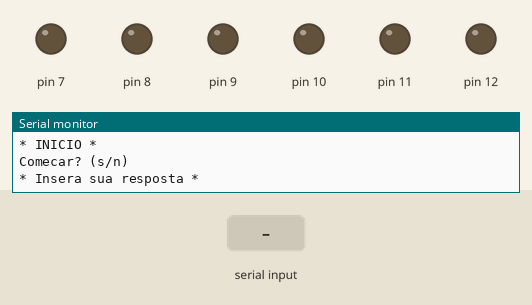
Recording of a sketch running on a simulated Arduino Uno, built with avr-gcc and run on an emulated ATmega328P. Shown: output pins drawn as LEDs (lit = HIGH), the last lines printed to the serial monitor. Dashed ring = blinking. The inputs (shaded band) are chosen by the test bench. Random numbers use the default seed unless the sketch sets one.

Above: at 1.2 s.
1.3 s: "1" received over Serial
At 2.45 s:
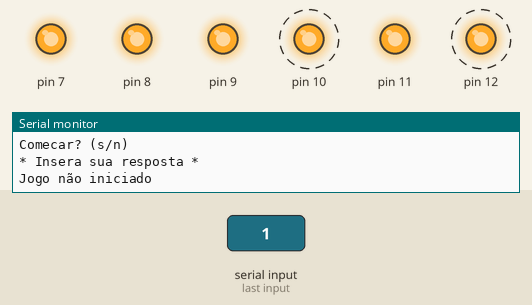
At 5.9 s:
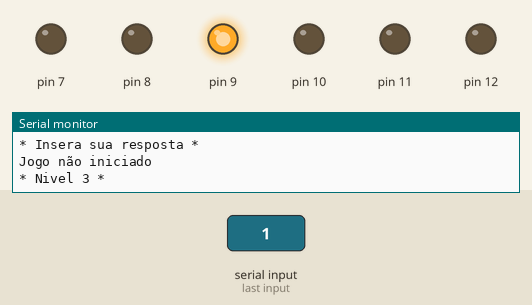
13.3 s: "s" received over Serial
At 16.05 s:
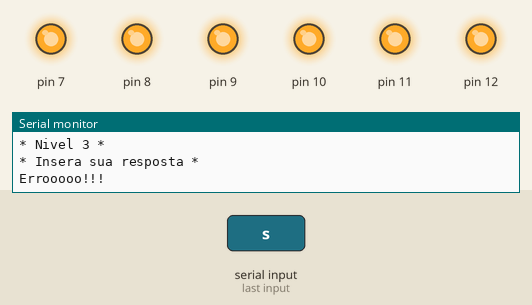
Timing chart, 0 to 21.3 s (numbered marks = the images above; inputs shaded):
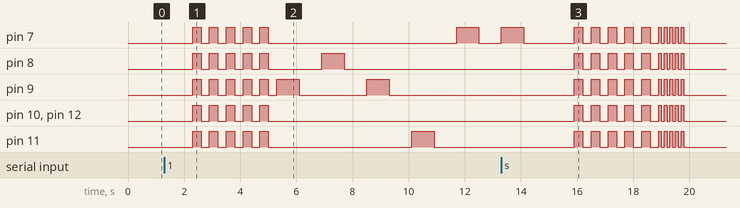

Measured:
- after the input at 1.3 s, pin 7: goes 4 × (HIGH 0.30 s, LOW 0.30 s), HIGH 0.30 s, LOW 6.7 s, HIGH 0.80 s, then LOW, starting after 1.0 s; pin 8: goes 4 × (HIGH 0.30 s, LOW 0.30 s), HIGH 0.30 s, LOW 1.9 s, HIGH 0.80 s, then LOW, starting after 1.0 s
- after the input at 13.3 s, pin 8–12: goes 5 × (HIGH 0.30 s, LOW 0.30 s), 4 × (HIGH 0.10 s, LOW 0.10 s), HIGH 0.10 s, then LOW, starting after 2.6 s

The sketch:

jogomemoria.ino
```cpp
/*

JOGO DA MEMORIA - COM ARDUINO E SERIAL


Arnaldo Viana @2021

inspirado em: http://jeknowledge.github.io/academy-articles/jogo-da-memoria
*/

String recebido;
String sequenciaNumerica = "";
int led;
long numeroGerado;
char stateGame = 0;
int sequencia;


void setup() {
  // Iniciar comunicacao serie
  Serial.begin(9600);
  // Definir LEDs como OUTPUTs pinos 7, 8, 9, 10, 11 e 12.
  for(int led = 7; led <= 12; led++){
    pinMode(led, OUTPUT);
  }
  // Definir a seed do gerador de números aleatórios
  randomSeed(analogRead(0));

}
/*
stateGame = 0 -- inicio do jogo
stateGame = 1 -- jogo nivel 1
stateGame = 2 -- jogo nivel 2
stateGame = 3 -- jogo nivel 3
stateGame = 4 -- jogo nivel 4
stateGame = 5 -- jogo nivel 5
stateGame = 6 -- jogo nivel 6
stateGame = 7 -- fim de jogo "Game over"
stateGame = 8 -- jogar novamente?
stateGame = 9 -- Venceu o jogo
*/
void loop() {
  switch (stateGame) {
    case 0:
      // inicio de jogo
      Serial.println("* INICIO *");
      Serial.println("Comecar? (s/n)");
      leserial();
      if (recebido.equalsIgnoreCase("s")){
        stateGame = 1;
        Serial.println("Jogo começando...");
        piscaled(1000,3);
      } else {
        stateGame = 3;
        Serial.println("Jogo não iniciado");
        piscaled(300,5);
      }
      break;
    case 1:
      // Nivel 1
      Serial.println("* Nivel 1 *");
      geraSequencia(1000, 3);
      leserial();
      if (recebido == sequenciaNumerica){
        stateGame = 2;
        Serial.println("Parabens! proximo nivel...");
        piscaled(1000,3);
      } else {
        stateGame = 7;
        Serial.println("Errooooo!!!");
        piscaled(300,5);
      }
      break;
    case 2:
      // Nivel 2
      Serial.println("* Nivel 2 *");
      geraSequencia(1000, 5);
      leserial();
      if (recebido == sequenciaNumerica){
        stateGame = 3;
        Serial.println("Parabens! proximo nivel...");
        piscaled(1000,3);
      } else {
        stateGame = 7;
        Serial.println("Errooooo!!!");
        piscaled(300,5);
      }
      break;
    case 3:
      // Nivel 3
      Serial.println("* Nivel 3 *");
      geraSequencia(800, 6);
      leserial();
      if (recebido == sequenciaNumerica){
        stateGame = 4;
        Serial.println("Parabens! proximo nivel...");
        piscaled(1000,3);
      } else {
        stateGame = 7;
        Serial.println("Errooooo!!!");
        piscaled(300,5);
      }
      break;
	case 4:
      // Nivel 4
      Serial.println("* Nivel 4 *");
      geraSequencia(800, 7);
      leserial();
      if (recebido == sequenciaNumerica){
        stateGame = 5;
        Serial.println("Parabens! proximo nivel...");
        piscaled(1000,3);
      } else {
        stateGame = 7;
        Serial.println("Errooooo!!!");
        piscaled(300,5);
      }
      break;
	case 5:
      // Nivel 5
      Serial.println("* Nivel 5 *");
      geraSequencia(600, 7);
      leserial();
      if (recebido == sequenciaNumerica){
        stateGame = 6;
        Serial.println("Parabens! proximo nivel...");
        piscaled(1000,3);
      } else {
        stateGame = 7;
        Serial.println("Errooooo!!!");
        piscaled(300,5);
      }
      break;
	case 6:
      // Nivel 6
      Serial.println("* Nivel 6 *");
      geraSequencia(500, 8);
      leserial();
      if (recebido == sequenciaNumerica){
        stateGame = 9;
        Serial.println("Parabéns!!!");
        piscaled(1000,3);
      } else {
        stateGame = 7;
        Serial.println("Errooooo!!!");
        piscaled(300,5);
      }
      break;
    case 7:
      // Game over!!!
      Serial.println("Game Over");
      piscaled(100,5);
      stateGame = 8;
      break;
    case 8:
      Serial.println("Jogar novamente? (s/n)");
      leserial();
      if (recebido.equalsIgnoreCase("s")){
        stateGame = 1;
        Serial.println("Jogo comecando...");
        piscaled(1000,3);
      } else {
        stateGame = 7;
        Serial.println("Jogo não iniciado");
        piscaled(300,5);
      }
      break;
	case 9:
      // Ganhou o jogo!!!
      Serial.println("Você conseguiu passar de todos os níveis e venceu o jogo!");
      piscaled(100,5);
      stateGame = 8;
      break;
  }
}

void leserial(){

  Serial.println("* Insera sua resposta *");

  // Aguardar a resposta do usuario
  while (Serial.available() == 0)
  {}

  // Guardar o valor introduzido pelo utilizador no Serial Monitor numa String user
  if (Serial.available())
  {
    recebido = Serial.readString();
  }
}

void piscaled(int tempo, int vezes){
  for(int i = 0;i < vezes; i++){
    for(int led = 7; led <= 12; led++){
      digitalWrite(led, HIGH);
    }
    delay(tempo);
    for(int led = 7; led <= 12; led++){
      digitalWrite(led, LOW);
    }
    delay(tempo);
  }
}

void geraSequencia (int tempo, int sequencia){
  // Criar uma lista de inteiros com o tamanho que e passado como argumento
  int ordemLeds[sequencia];

  // Gerar sequencia aleatoria
  for (int i = 0; i < sequencia; i++){
    numeroGerado = random(1, 7);
    ordemLeds[i] = numeroGerado;
  }

  // Inicialmente, a String sequenciaNumerica é uma String vazia
  sequenciaNumerica = "";

  // Pisca os LEDs na sequencia gerada
  for (int j = 0; j < sequencia; j++){
    led = ordemLeds[j];
    if (led == 1){
      digitalWrite(7, HIGH);
      delay(tempo);
      digitalWrite(7, LOW);
      delay(tempo);
    }else if (led == 2){
      digitalWrite(8, HIGH);
      delay(tempo);
      digitalWrite(8, LOW);
      delay(tempo);
    }else if (led == 3){
      digitalWrite(9, HIGH);
      delay(tempo);
      digitalWrite(9, LOW);
      delay(tempo);
    }else if (led == 4){
      digitalWrite(10, HIGH);
      delay(tempo);
      digitalWrite(10, LOW);
      delay(tempo);
    }else if (led == 5){
      digitalWrite(11, HIGH);
      delay(tempo);
      digitalWrite(11, LOW);
      delay(tempo);
    }else if (led == 6){
      digitalWrite(12, HIGH);
      delay(tempo);
      digitalWrite(12, LOW);
      delay(tempo);
    }
    // Converte a lista numa String
    sequenciaNumerica = sequenciaNumerica + led;
  }
}
```
